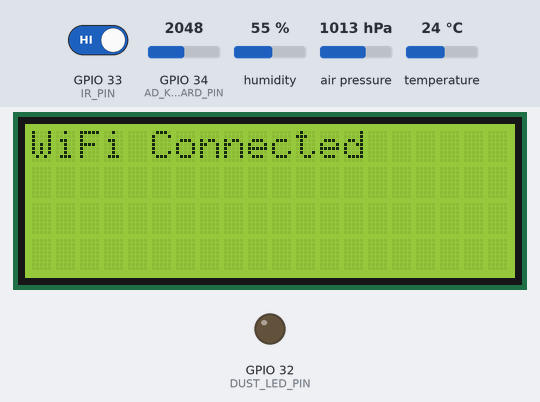
Simulated run of this sketch. Board: ESP32. Parts: 20×4 character LCD, output pins drawn as LEDs (lit = HIGH). Inputs (shaded band) come from the test bench; at power-on: GPIO 34 (AD_KEYBOARD_PIN) = 2048, GPIO 33 (IR_PIN) HIGH, humidity 55 %, air pressure 1013 hPa, temperature 24 °C. WiFi joins after 1.5 s; servers stay silent unless stated; I2S audio is not simulated (input reads silence); uploads are accepted with an empty reply; random numbers use the default seed unless the sketch sets one; what the sketch prints to the serial monitor is not drawn.

Above: at 1.6 s.
At 3.8 s:
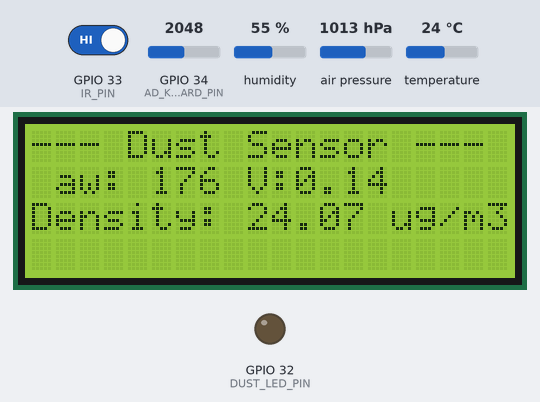
3.9 s: GPIO 34 (AD_KEYBOARD_PIN) set to 1228
At 4.11 s:
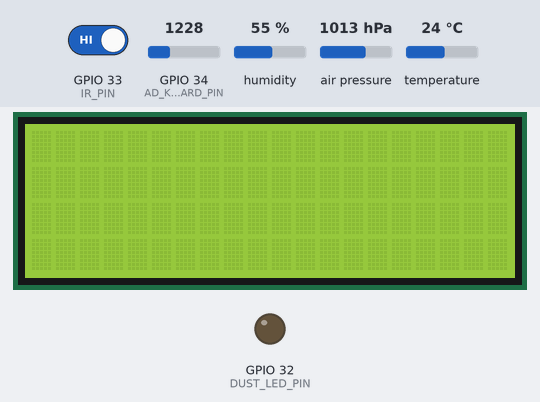
6.9 s: GPIO 33 (IR_PIN) driven LOW
9.9 s: GPIO 34 (AD_KEYBOARD_PIN) set to 1951
At 10.7 s:
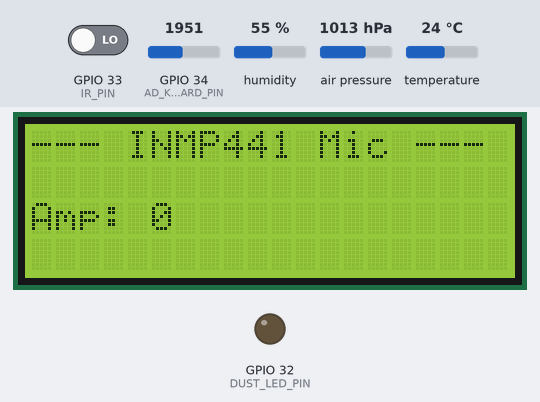
11.4 s: GPIO 34 (AD_KEYBOARD_PIN) set to 2035
12.9 s: GPIO 34 (AD_KEYBOARD_PIN) set to 2648
14.4 s: GPIO 34 (AD_KEYBOARD_PIN) set to 2730
At 14.89 s:
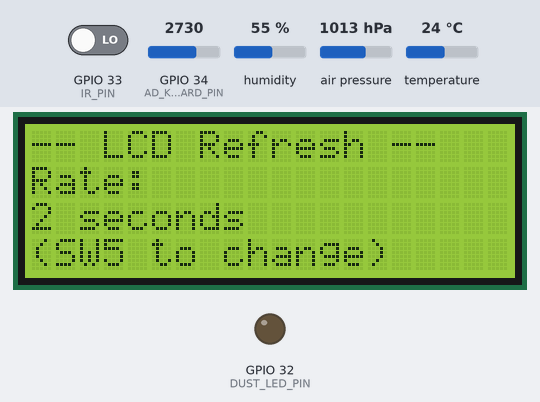

Measured:
- the behaviour switches between 2699 and 2700 on GPIO 34 (AD_KEYBOARD_PIN) (found by bisection; images 3 and 4)
- after the input at 12.9 s, every drawn part: stays the same
- after the input at 14.4 s, the display: first changes after 0.12 s (image 4 shows a later state)
- what the display in image 0 shows lasts 1.0 s, from 1.6 s to 2.6 s
- what the display in image 2 shows lasts 0.4 s, from 3.9 s to 4.3 s

The sketch:

iot_env.ino
```cpp
#include <WiFi.h>

#include <HTTPClient.h>

#include <Wire.h>

#include <LiquidCrystal_I2C.h>

#include <Adafruit_Sensor.h>

#include <Adafruit_BME280.h> // เปลี่ยนเป็น Adafruit_BMP280.h หากใช้ BMP

#include <driver/i2s.h>


// --- ตั้งค่า WiFi และ Supabase ---

const char* WIFI_SSID = "YOUR_WIFI_SSID";
const char* WIFI_PASS = "YOUR_WIFI_PASSWORD";
const char* SUPABASE_URL = "https://<your-project>.supabase.co/rest/v1/<your-table>";
const char* SUPABASE_KEY = "YOUR_SUPABASE_ANON_KEY";


// --- กำหนดพิน ---

#define AD_KEYBOARD_PIN 34

#define IR_PIN 33

#define DUST_LED_PIN 32

#define DUST_OUT_PIN 35

#define I2S_WS 15

#define I2S_SCK 2

#define I2S_SD 13


// --- ออบเจกต์ ---

LiquidCrystal_I2C lcd(0x27, 20, 4);

Adafruit_BME280 bme;


// --- ตัวแปรระบบ ---

int currentPage = 0;

const int MAX_PAGES = 4;

unsigned long lastUpdate = 0;

unsigned long lastCloudUpdate = 0;

int updateInterval = 150; // ปรับได้ด้วย SW5

const int REFRESH_OPTIONS[] = {150, 1000, 2000, 3000, 4000};

const char* REFRESH_LABELS[] = {"Realtime (150ms)", "1 second", "2 seconds", "3 seconds", "4 seconds"};

const int REFRESH_COUNT = 5;

int refreshIdx = 0;

unsigned long toastUntilMs = 0;

bool toastActive = false;

const int cloudInterval = 10000; // ส่งข้อมูลไป Supabase ทุก 10 วินาที

int g_lastHttpCode = 0;

unsigned long g_lastHttpTime = 0;

int g_httpSuccessCount = 0;


// ตัวแปรเก็บค่าเซ็นเซอร์ (Global)

float g_dust = 0, g_temp = 0, g_hum = 0, g_pres = 0;

int g_dustRaw = 0;

float g_dustVolt = 0;

int32_t g_sound = 0;

int g_irCount = 0;

int g_irLastState = HIGH;

unsigned long g_irLastEdgeMs = 0;

const int IR_DEBOUNCE_MS = 80;


// ปรับค่าออฟเซ็ตอุณหภูมิ — BME280 อยู่ใกล้ ESP32 ที่ร้อนเอง ทำให้อ่านค่าสูงเกิน

// วัดต่างจริง = ค่าจริง - ค่าที่อ่าน (ปัจจุบัน อ่าน 31, จริง 27 → offset = -4.0)

const float TEMP_OFFSET_C = -4.0;


// Snapshot ของค่าที่ส่งไป Supabase ครั้งล่าสุด — LCD ใช้ตัวนี้ในการแสดงผล

// เพื่อให้ตัวเลขบนจอตรงกับฐานข้อมูลตลอดช่วง 10 วินาทีระหว่างอัปโหลด

float s_dust = 0, s_temp = 0, s_hum = 0, s_pres = 0;

int32_t s_sound = 0;

int s_irCount = 0;

bool s_hasSnapshot = false;


int lastButtonState = 0;

unsigned long lastDebounceTime = 0;

int debounceDelay = 200;


void setup() {

  Serial.begin(115200);


  pinMode(IR_PIN, INPUT_PULLUP);

  pinMode(DUST_LED_PIN, OUTPUT);

  pinMode(AD_KEYBOARD_PIN, INPUT);


  lcd.init();

  lcd.backlight();

  lcd.print("Connecting WiFi...");


  // เริ่มต้น WiFi

  WiFi.begin(WIFI_SSID, WIFI_PASS);

  while (WiFi.status() != WL_CONNECTED) {

    delay(500);

    Serial.print(".");

  }

  lcd.clear();

  lcd.print("WiFi Connected");


  Wire.begin(21, 22);

  if (!bme.begin(0x76)) Serial.println("BME280 fail!");


  // I2S สำหรับ INMP441 (config เหมือนกับ inmp441_test ที่ใช้งานได้)

  const i2s_config_t i2s_config = {

    .mode = i2s_mode_t(I2S_MODE_MASTER | I2S_MODE_RX),

    .sample_rate = 44100,

    .bits_per_sample = i2s_bits_per_sample_t(16),

    .channel_format = I2S_CHANNEL_FMT_ONLY_LEFT,

    .communication_format = i2s_comm_format_t(I2S_COMM_FORMAT_I2S | I2S_COMM_FORMAT_I2S_MSB),

    .intr_alloc_flags = 0,

    .dma_buf_count = 8,

    .dma_buf_len = 64,

    .use_apll = false

  };

  const i2s_pin_config_t pin_config = {

    .bck_io_num = I2S_SCK,

    .ws_io_num = I2S_WS,

    .data_out_num = -1,

    .data_in_num = I2S_SD

  };

  i2s_driver_install(I2S_NUM_0, &i2s_config, 0, NULL);

  i2s_set_pin(I2S_NUM_0, &pin_config);

  i2s_start(I2S_NUM_0);


  delay(1000);

  lcd.clear();


  // กระตุ้นให้อัปโหลด+snapshot ทันทีในรอบลูปแรก เพื่อ LCD ไม่ขึ้น 0 ตอนเปิดเครื่อง

  lastCloudUpdate = millis() - cloudInterval - 1;

}


void loop() {

  handleButtons();

  updateIrCounter(); // นับทุกครั้งที่ IR ตรวจจับได้

  updateSensorValues(); // อ่านค่าใส่ตัวแปร Global


  // ส่งข้อมูลไป Supabase ตามเวลาที่กำหนด

  if (millis() - lastCloudUpdate > cloudInterval) {

    sendDataToSupabase();

    lastCloudUpdate = millis();

  }


  // อัปเดตจอ — หยุดวาดถ้ามี toast แสดงอยู่

  if (toastActive) {

    if (millis() >= toastUntilMs) {

      toastActive = false;

      lcd.clear();

      lastUpdate = 0; // บังคับให้วาดหน้าใหม่รอบถัดไป

    }

  } else if (millis() - lastUpdate > (unsigned long)updateInterval) {

    displayPage(currentPage);

    lastUpdate = millis();

  }

}


void updateIrCounter() {

  int s = digitalRead(IR_PIN);

  if (s != g_irLastState && (millis() - g_irLastEdgeMs) > IR_DEBOUNCE_MS) {

    g_irLastEdgeMs = millis();

    if (s == LOW) g_irCount++; // นับเมื่อเริ่มตรวจจับ (HIGH -> LOW)

    g_irLastState = s;

  }

}


void updateSensorValues() {

  // Dust (จำลอง: ฮาร์ดแวร์เซ็นเซอร์ใช้งานไม่ได้)

  // ค่าทั่วไปในห้อง: 15-45 ug/m3 — เดินสุ่มช้า ๆ ในช่วงนี้

  static float dustBase = 25.0;

  dustBase += (random(-100, 101) / 100.0) * 0.8; // drift ครั้งละ ±0.8

  if (dustBase < 12) dustBase = 12;

  if (dustBase > 48) dustBase = 48;

  float dustJitter = (random(-100, 101) / 100.0) * 1.5; // jitter ±1.5

  g_dust = dustBase + dustJitter;

  if (g_dust < 0) g_dust = 0;

  // ย้อนคำนวณ raw/volt ให้หน้าจอ debug ยังขึ้นค่าที่สมเหตุผล

  g_dustVolt = (g_dust + 0.1) / 170.0;

  g_dustRaw = (int)(g_dustVolt * 4095.0 / 3.3);


  // BME — บวกออฟเซ็ตชดเชยความร้อนจาก ESP32 ที่ทำให้เซ็นเซอร์ร้อนกว่าจริง

  g_temp = bme.readTemperature() + TEMP_OFFSET_C;

  g_hum = bme.readHumidity();

  g_pres = bme.readPressure() / 100.0F;


  // Sound (I2S) — 16-bit samples ตามคอนฟิกใหม่ หาค่าสูงสุดของขนาดสัญญาณ

  size_t bytesIn = 0;

  int16_t samples[128];

  i2s_read(I2S_NUM_0, samples, sizeof(samples), &bytesIn, pdMS_TO_TICKS(10));

  int32_t max_v = 0;

  int samples_read = bytesIn / sizeof(int16_t);

  for (int i = 0; i < samples_read; i++) {

    int32_t val = abs((int32_t)samples[i]);

    if (val > max_v) max_v = val;

  }

  g_sound = max_v;

}


void sendDataToSupabase() {

  if (WiFi.status() == WL_CONNECTED) {

    // ถ่าย snapshot ค่าปัจจุบัน → ทั้ง JSON และ LCD ใช้ค่าชุดเดียวกัน

    s_dust = g_dust;

    s_temp = g_temp;

    s_hum = g_hum;

    s_pres = g_pres;

    s_sound = g_sound;

    s_irCount = g_irCount;

    s_hasSnapshot = true;


    HTTPClient http;

    http.begin(SUPABASE_URL);

    http.addHeader("apikey", SUPABASE_KEY);

    http.addHeader("Authorization", "Bearer " + String(SUPABASE_KEY));

    http.addHeader("Content-Type", "application/json");


    String json = "{\"dust\":" + String(s_dust) +

                  ",\"temp\":" + String(s_temp) +

                  ",\"humi\":" + String(s_hum) +

                  ",\"pres\":" + String(s_pres) +

                  ",\"light\":" + String(s_irCount) +

                  ",\"sound\":" + String(s_sound) + "}";


    int httpResponseCode = http.POST(json);

    Serial.print("HTTP Code: "); Serial.println(httpResponseCode);

    g_lastHttpCode = httpResponseCode;

    g_lastHttpTime = millis();

    if (httpResponseCode == 201) g_httpSuccessCount++;

    http.end();

  }

}


void handleButtons() {

  int analogVal = analogRead(AD_KEYBOARD_PIN);

  int currentButton = 0;

  if (analogVal < 200) currentButton = 1;

  else if (analogVal < 1000) currentButton = 2;

  else if (analogVal < 2000) currentButton = 3;

  else if (analogVal < 2700) currentButton = 4;

  else if (analogVal < 3700) currentButton = 5;


  if (currentButton != 0 && (millis() - lastDebounceTime) > debounceDelay) {

    if (currentButton == 1) { currentPage = 4; lcd.clear(); }

    else if (currentButton == 2) { currentPage--; if (currentPage < 0) currentPage = MAX_PAGES; lcd.clear(); }

    else if (currentButton == 3) { currentPage++; if (currentPage > MAX_PAGES) currentPage = 0; lcd.clear(); }

    else if (currentButton == 5) {

      refreshIdx = (refreshIdx + 1) % REFRESH_COUNT;

      updateInterval = REFRESH_OPTIONS[refreshIdx];

      toastUntilMs = millis() + 3000;

      toastActive = true;

      showRefreshToast();

    }

    lastDebounceTime = millis();

  }

}


void showRefreshToast() {

  lcd.clear();

  lcd.setCursor(0, 0); lcd.print("-- LCD Refresh --");

  lcd.setCursor(0, 1); lcd.print("Rate:");

  lcd.setCursor(0, 2); lcd.print(REFRESH_LABELS[refreshIdx]);

  lcd.setCursor(0, 3); lcd.print("(SW5 to change)");

}


void displayPage(int page) {

  switch (page) {

    case 0:

      lcd.setCursor(0, 0); lcd.print("--- Dust Sensor ---");

      lcd.setCursor(0, 1); lcd.print("Raw: "); lcd.print(g_dustRaw); lcd.print(" V:"); lcd.print(g_dustVolt, 2); lcd.print("  ");

      lcd.setCursor(0, 2); lcd.print("Density: "); lcd.print(g_dust); lcd.print(" ug/m3 ");

      break;

    case 1:

      lcd.setCursor(0, 0); lcd.print("--- BME280 Env ---");

      lcd.setCursor(0, 1); lcd.print("Temp: "); lcd.print(g_temp, 1); lcd.print(" C   ");

      lcd.setCursor(0, 2); lcd.print("Humi: "); lcd.print(g_hum, 1); lcd.print(" %   ");

      lcd.setCursor(0, 3); lcd.print("Pres: "); lcd.print(g_pres, 1); lcd.print(" hPa ");

      break;

    case 2:

      lcd.setCursor(0, 0); lcd.print("--- IR Sensor ---");

      lcd.setCursor(0, 1); lcd.print("State: "); lcd.print(digitalRead(IR_PIN) == LOW ? "DETECTED " : "CLEAR    ");

      lcd.setCursor(0, 2); lcd.print("Count: "); lcd.print(g_irCount); lcd.print("        ");

      break;

    case 3:

      lcd.setCursor(0, 0); lcd.print("--- INMP441 Mic ---");

      lcd.setCursor(0, 2); lcd.print("Amp: "); lcd.print(g_sound); lcd.print("     ");

      break;

    case 4:

      lcd.setCursor(0, 0); lcd.print("--- HTTP Log ---    ");

      lcd.setCursor(0, 1); lcd.print("Code: ");

      if (g_lastHttpCode == 0) {

        lcd.print("waiting...    ");

      } else {

        lcd.print(g_lastHttpCode);

        lcd.print(g_lastHttpCode == 201 ? " Created  " : " Error    ");

      }

      lcd.setCursor(0, 2); lcd.print("OK count: "); lcd.print(g_httpSuccessCount); lcd.print("      ");

      lcd.setCursor(0, 3);

      if (g_lastHttpTime == 0) {

        lcd.print("Last: --            ");

      } else {

        unsigned long ageSec = (millis() - g_lastHttpTime) / 1000;

        lcd.print("Last: "); lcd.print(ageSec); lcd.print("s ago        ");

      }

      break;

  }

}
```
